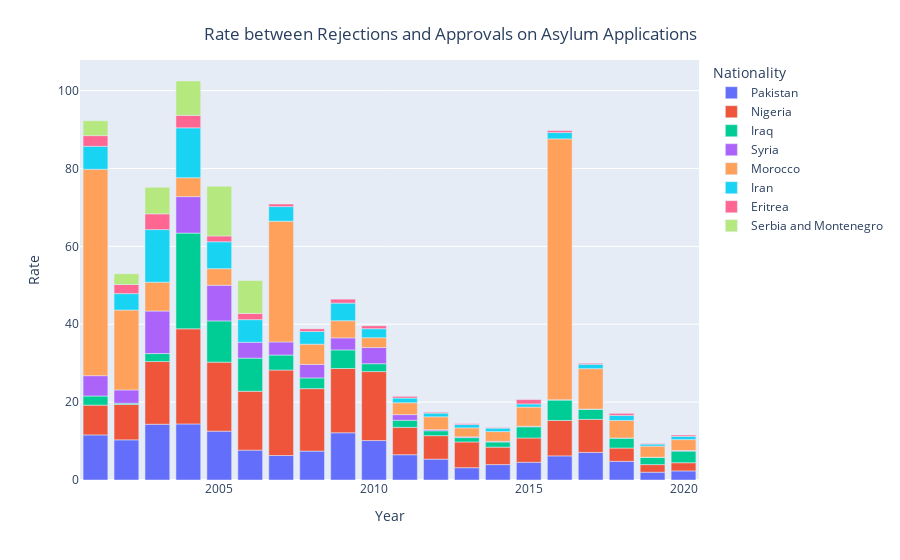

The code cell stored with this chart in its notebook:
### Code cell
import matplotlib.pyplot as plt
import plotly.express as px



df_totals['Year'] = df_totals['Year'].astype(int)
df_totals = df_totals.sort_values('Year', ascending=False)

fig = px.bar(df_totals, x="Year", y="Ratio", text='Ratio', color = 'Nationality', labels={
                     "year": "Year",
                     "Ratio": "Rate"
                 },)
fig.update_layout(uniformtext_minsize=8, uniformtext_mode='hide',   title={
        'text': "Rate between Rejections and Approvals on Asylum Applications ",
        'y':0.95,
        'x':0.5,
        'xanchor': 'center',
        'yanchor': 'top'})
fig.update_traces(texttemplate='%{text:.3s}')
fig.update_layout(uniformtext_minsize=25)
fig.show()

### Figure 1 — Plotly figure (JSON) as saved in the notebook; plotly's stock layout.template omitted (floating-point values rounded to 4 significant figures)
{"data": [{"alignmentgroup": "True", "hovertemplate": "Nationality=Pakistan<br>Year=%{x}<br>Rate=%{text}<extra></extra>", "legendgroup": "Pakistan", "marker": {"color": "#636efa"}, "name": "Pakistan", "offsetgroup": "Pakistan", "orientation": "v", "showlegend": true, "text": [2.331, 2.002, 4.796, 7.08, 6.195, 4.553, 3.96, 3.157, 5.361, 6.495, 10.13, 12.13, 7.428, 6.287, 7.671, 12.54, 14.39, 14.32, 10.31, 11.58], "textposition": "auto", "texttemplate": "%{text:.3s}", "type": "bar", "x": [2020, 2019, 2018, 2017, 2016, 2015, 2014, 2013, 2012, 2011, 2010, 2009, 2008, 2007, 2006, 2005, 2004, 2003, 2002, 2001], "xaxis": "x", "y": [2.331, 2.002, 4.796, 7.08, 6.195, 4.553, 3.96, 3.157, 5.361, 6.495, 10.13, 12.13, 7.428, 6.287, 7.671, 12.54, 14.39, 14.32, 10.31, 11.58], "yaxis": "y"}, {"alignmentgroup": "True", "hovertemplate": "Nationality=Nigeria<br>Year=%{x}<br>Rate=%{text}<extra></extra>", "legendgroup": "Nigeria", "marker": {"color": "#EF553B"}, "name": "Nigeria", "offsetgroup": "Nigeria", "orientation": "v", "showlegend": true, "text": [2.103, 1.954, 3.412, 8.49, 9.096, 6.238, 4.482, 6.616, 6.029, 7.029, 17.71, 16.51, 16.04, 21.95, 15.12, 17.73, 24.43, 16.1, 9.072, 7.65], "textposition": "auto", "texttemplate": "%{text:.3s}", "type": "bar", "x": [2020, 2019, 2018, 2017, 2016, 2015, 2014, 2013, 2012, 2011, 2010, 2009, 2008, 2007, 2006, 2005, 2004, 2003, 2002, 2001], "xaxis": "x", "y": [2.103, 1.954, 3.412, 8.49, 9.096, 6.238, 4.482, 6.616, 6.029, 7.029, 17.71, 16.51, 16.04, 21.95, 15.12, 17.73, 24.43, 16.1, 9.072, 7.65], "yaxis": "y"}, {"alignmentgroup": "True", "hovertemplate": "Nationality=Iraq<br>Year=%{x}<br>Rate=%{text}<extra></extra>", "legendgroup": "Iraq", "marker": {"color": "#00cc96"}, "name": "Iraq", "offsetgroup": "Iraq", "orientation": "v", "showlegend": true, "text": [2.987, 1.874, 2.558, 2.607, 5.255, 2.875, 1.324, 1.112, 1.257, 1.821, 2.022, 4.764, 2.753, 3.855, 8.505, 10.59, 24.58, 2.045, 0.3338, 2.346], "textposition": "auto", "texttemplate": "%{text:.3s}", "type": "bar", "x": [2020, 2019, 2018, 2017, 2016, 2015, 2014, 2013, 2012, 2011, 2010, 2009, 2008, 2007, 2006, 2005, 2004, 2003, 2002, 2001], "xaxis": "x", "y": [2.987, 1.874, 2.558, 2.607, 5.255, 2.875, 1.324, 1.112, 1.257, 1.821, 2.022, 4.764, 2.753, 3.855, 8.505, 10.59, 24.58, 2.045, 0.3338, 2.346], "yaxis": "y"}, {"alignmentgroup": "True", "hovertemplate": "Nationality=Syria<br>Year=%{x}<br>Rate=%{text}<extra></extra>", "legendgroup": "Syria", "marker": {"color": "#ab63fa"}, "name": "Syria", "offsetgroup": "Syria", "orientation": "v", "showlegend": true, "text": [0.1721, 0.02234, 0.02633, 0.03683, 0.06078, 0.1348, 0.1699, 0.1955, 0.2797, 1.449, 4.15, 3.1, 3.467, 3.372, 4.073, 9.159, 9.371, 10.93, 3.419, 5.229], "textposition": "auto", "texttemplate": "%{text:.3s}", "type": "bar", "x": [2020, 2019, 2018, 2017, 2016, 2015, 2014, 2013, 2012, 2011, 2010, 2009, 2008, 2007, 2006, 2005, 2004, 2003, 2002, 2001], "xaxis": "x", "y": [0.1721, 0.02234, 0.02633, 0.03683, 0.06078, 0.1348, 0.1699, 0.1955, 0.2797, 1.449, 4.15, 3.1, 3.467, 3.372, 4.073, 9.159, 9.371, 10.93, 3.419, 5.229], "yaxis": "y"}, {"alignmentgroup": "True", "hovertemplate": "Nationality=Morocco<br>Year=%{x}<br>Rate=%{text}<extra></extra>", "legendgroup": "Morocco", "marker": {"color": "#FFA15A"}, "name": "Morocco", "offsetgroup": "Morocco", "orientation": "v", "showlegend": true, "text": [2.778, 2.85, 4.5, 10.38, 67, 4.938, 2.5, 2.312, 3.308, 3.045, 2.529, 4.4, 5.2, 31, 4.25, 4.857, 7.4, 20.5, 53], "textposition": "auto", "texttemplate": "%{text:.3s}", "type": "bar", "x": [2020, 2019, 2018, 2017, 2016, 2015, 2014, 2013, 2012, 2011, 2010, 2009, 2008, 2007, 2005, 2004, 2003, 2002, 2001], "xaxis": "x", "y": [2.778, 2.85, 4.5, 10.38, 67, 4.938, 2.5, 2.312, 3.308, 3.045, 2.529, 4.4, 5.2, 31, 4.25, 4.857, 7.4, 20.5, 53], "yaxis": "y"}, {"alignmentgroup": "True", "hovertemplate": "Nationality=Iran<br>Year=%{x}<br>Rate=%{text}<extra></extra>", "legendgroup": "Iran", "marker": {"color": "#19d3f3"}, "name": "Iran", "offsetgroup": "Iran", "orientation": "v", "showlegend": true, "text": [0.8369, 0.52, 1.307, 1.132, 1.634, 0.7958, 0.8874, 0.8459, 0.9481, 1.214, 2.31, 4.534, 3.259, 3.754, 5.807, 6.923, 12.81, 13.51, 4.224, 5.91], "textposition": "auto", "texttemplate": "%{text:.3s}", "type": "bar", "x": [2020, 2019, 2018, 2017, 2016, 2015, 2014, 2013, 2012, 2011, 2010, 2009, 2008, 2007, 2006, 2005, 2004, 2003, 2002, 2001], "xaxis": "x", "y": [0.8369, 0.52, 1.307, 1.132, 1.634, 0.7958, 0.8874, 0.8459, 0.9481, 1.214, 2.31, 4.534, 3.259, 3.754, 5.807, 6.923, 12.81, 13.51, 4.224, 5.91], "yaxis": "y"}, {"alignmentgroup": "True", "hovertemplate": "Nationality=Eritrea<br>Year=%{x}<br>Rate=%{text}<extra></extra>", "legendgroup": "Eritrea", "marker": {"color": "#FF6692"}, "name": "Eritrea", "offsetgroup": "Eritrea", "orientation": "v", "showlegend": true, "text": [0.3423, 0.1536, 0.5131, 0.2537, 0.5035, 1.118, 0.1568, 0.2399, 0.2291, 0.4307, 0.7438, 1.011, 0.6711, 0.6534, 1.599, 1.491, 3.197, 4.035, 2.341, 2.738], "textposition": "auto", "texttemplate": "%{text:.3s}", "type": "bar", "x": [2020, 2019, 2018, 2017, 2016, 2015, 2014, 2013, 2012, 2011, 2010, 2009, 2008, 2007, 2006, 2005, 2004, 2003, 2002, 2001], "xaxis": "x", "y": [0.3423, 0.1536, 0.5131, 0.2537, 0.5035, 1.118, 0.1568, 0.2399, 0.2291, 0.4307, 0.7438, 1.011, 0.6711, 0.6534, 1.599, 1.491, 3.197, 4.035, 2.341, 2.738], "yaxis": "y"}, {"alignmentgroup": "True", "hovertemplate": "Nationality=Serbia and Montenegro<br>Year=%{x}<br>Rate=%{text}<extra></extra>", "legendgroup": "Serbia and Montenegro", "marker": {"color": "#B6E880"}, "name": "Serbia and Montenegro", "offsetgroup": "Serbia and Montenegro", "orientation": "v", "showlegend": true, "text": [8.455, 12.77, 8.83, 6.826, 2.757, 3.826], "textposition": "auto", "texttemplate": "%{text:.3s}", "type": "bar", "x": [2006, 2005, 2004, 2003, 2002, 2001], "xaxis": "x", "y": [8.455, 12.77, 8.83, 6.826, 2.757, 3.826], "yaxis": "y"}], "layout": {"barmode": "relative", "legend": {"title": {"text": "Nationality"}, "tracegroupgap": 0}, "margin": {"t": 60}, "title": {"text": "Rate between Rejections and Approvals on Asylum Applications ", "x": 0.5, "xanchor": "center", "y": 0.95, "yanchor": "top"}, "uniformtext": {"minsize": 25, "mode": "hide"}, "xaxis": {"anchor": "y", "domain": [0, 1], "title": {"text": "Year"}}, "yaxis": {"anchor": "x", "domain": [0, 1], "title": {"text": "Rate"}}}}
